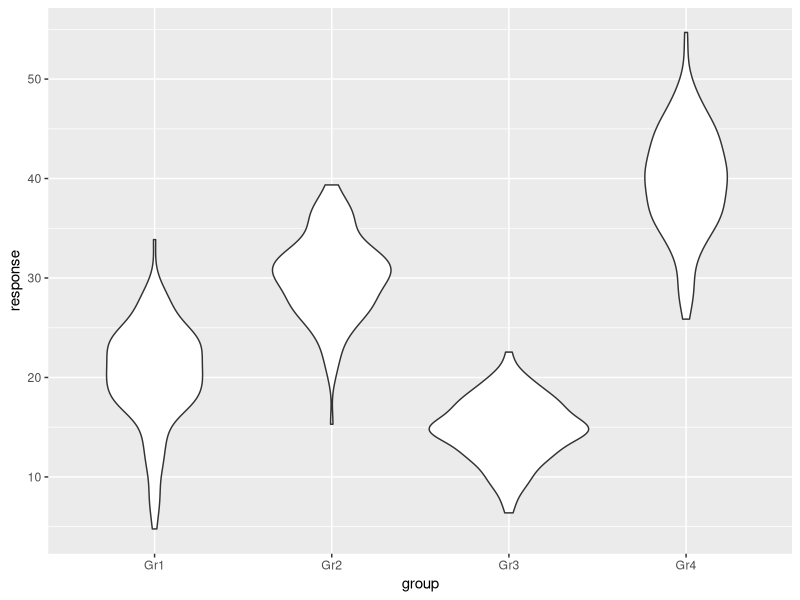
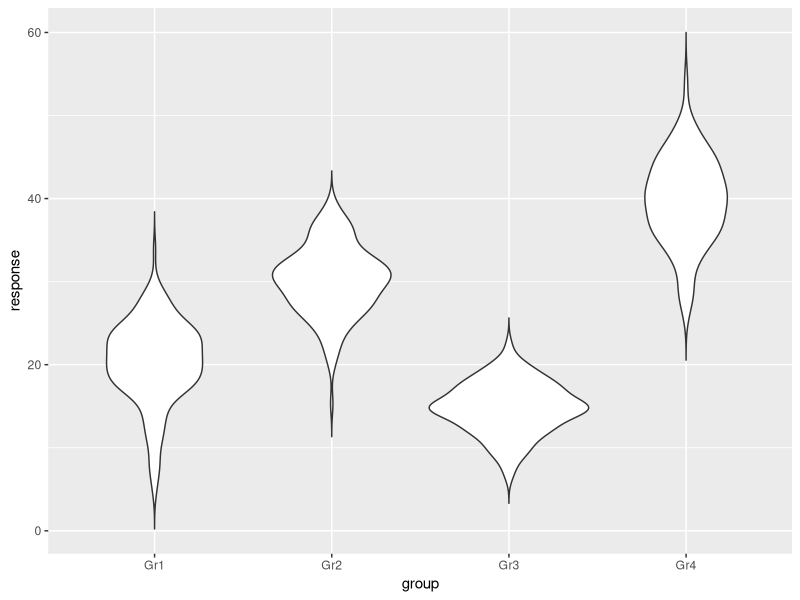
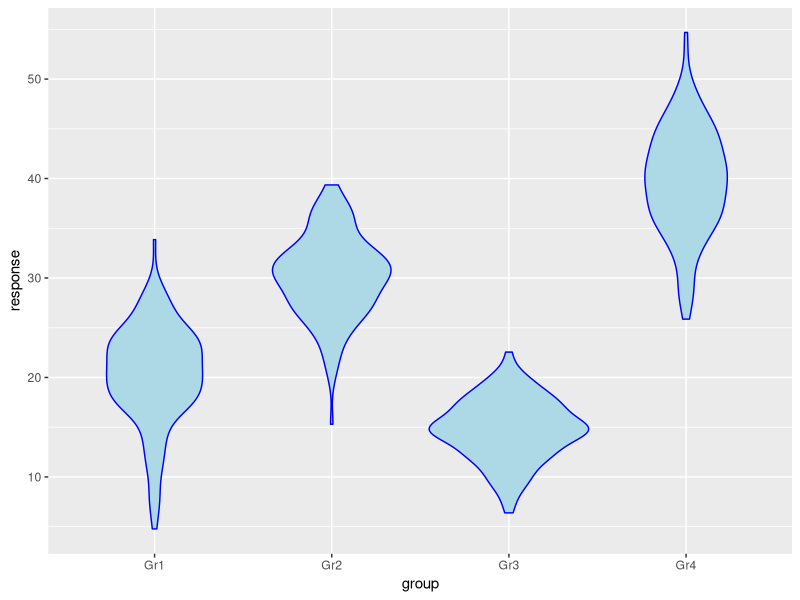
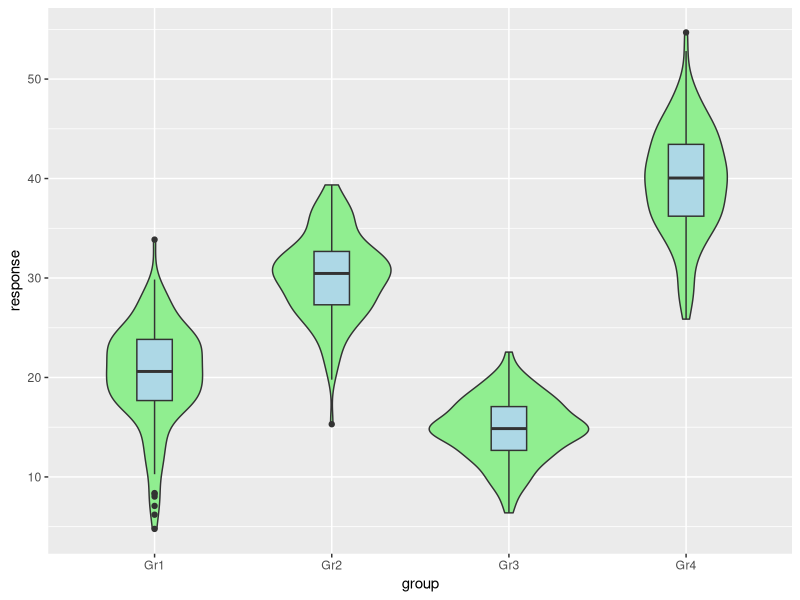

Write the R code that produced these figures, in order.
## ---- chunk 1
knitr::opts_chunk$set(echo = TRUE, fig.align = "center")

# title: Creating a violin plot
# author: jonathan
# revised: 18/3/2020

WEB <- c("https://bioceed.uib.no/dropfolder/bioSTATS/Rmd/Visualizing/Simple/violin-plot.html")
GIT <- c("https://github.com/jonathansoule/biostats/blob/master/Visualizing/Simple/violin-plot.Rmd")
library(ggplot2)
# variable 1
response <- c(rnorm(150, mean = 20, sd = 5), rnorm(150, mean = 30, sd = 4), rnorm(150, mean = 15, 3), rnorm(150, mean = 40, sd = 5))
# variable 2
group <- c(rep("Gr1", 150), rep("Gr2", 150), rep("Gr3", 150), rep("Gr4", 150))
## ---- chunk 2
# dataframe
df <- data.frame(group, response)
str(df)
## ---- chunk 3
ggplot(df, aes(group, response)) +
  geom_violin()
## ---- chunk 4
ggplot(df, aes(group, response)) +
  geom_violin(trim = FALSE)
## ---- chunk 5
ggplot(df, aes(group, response)) +
  geom_violin(color = "blue", fill = "lightblue")
## ---- chunk 6
ggplot(df, aes(group, response)) +
  geom_violin(fill = "lightgreen") +
  geom_boxplot(width = 0.2, fill = "lightblue")
